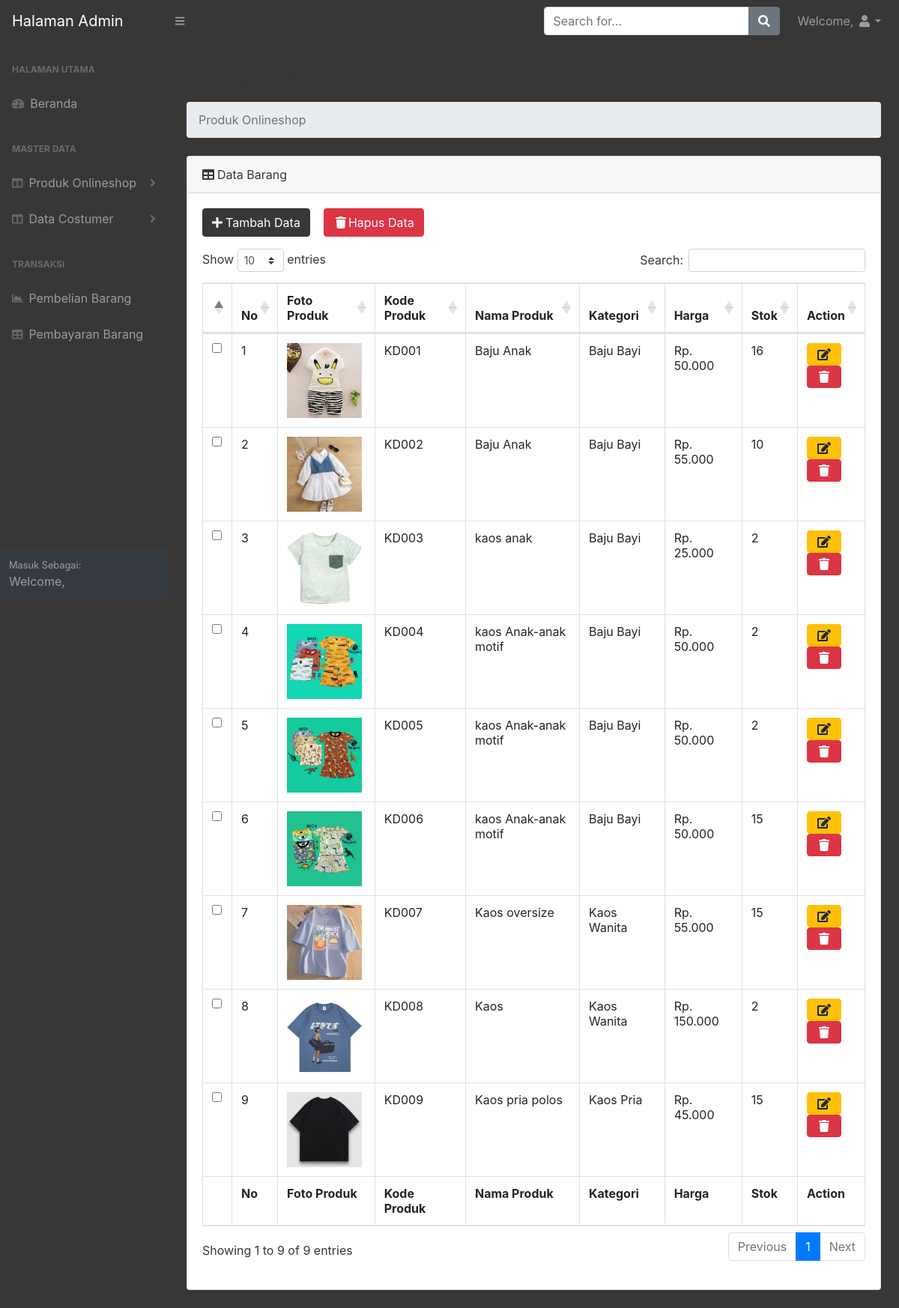
Screenshot of /admin/dashboard_admin.php?page=data_produk with the database file from the repository.
### tables this page shows
CREATE TABLE `tbl_produk` (
  `id_produk` int(11) NOT NULL,
  `kd_produk` varchar(20) NOT NULL,
  `nm_produk` varchar(100) NOT NULL,
  `kategori` varchar(20) NOT NULL,
  `harga` double NOT NULL,
  `stok` int(11) NOT NULL,
  `ket` text NOT NULL,
  `gambar` text NOT NULL
);

CREATE TABLE `tbl_kategori` (
  `id_kategori` int(11) NOT NULL,
  `nm_kategori` varchar(50) NOT NULL,
  `ket` text NOT NULL
);

### admin/data_produk.php (the view, shortened to what this page needs)
<main>
                    <div class="container-fluid">
                        <h1 class="mt-4">Data Produk</h1>
                        <ol class="breadcrumb mb-4">
                            <li class="breadcrumb-item active">Produk Onlineshop</li>
                        </ol>
                        <div class="card mb-4">
                            <div class="card-header"><i class="fas fa-table mr-1"></i>Data Barang </div>
                            <div class="card-body">
                                <div class="table-responsive">
                                <form action="dashboard_admin.php?page=data_produk_multi_delete" method="POST">
                                        <a href="dashboard_admin.php?page=data_produk_add" class="btn btn-primary"><i class="fas fa-plus mr-1"></i>Tambah Data</a>  &nbsp;&nbsp;
                                        <button type="Submit" name="btn_delete" id="btn_delete" class="btn btn-danger" onclick="javascript: return confirm('Apakah Anda Ingin Menghapus data produk..?')"><i class="fas fa-fw fa-trash"></i>Hapus Data</button>
                                        <table class="table table-bordered" id="dataTable" width="100%" cellspacing="0">
                                        <thead>
                                            <tr>
                                            <th></th>
                                                <th>No</th>
                                                <th>Foto Produk</th>
                                                <th>Kode Produk</th>
                                                <th>Nama Produk</th>
                                                <th>Kategori</th>
                                                <th>Harga</th>
                                                <th>Stok</th>
                                                <th>Action</th>
                                            </tr>
                                        </thead>
                                        <tfoot>
                                            <tr>
                                            <th></th>
                                                <th>No</th>
                                                <th>Foto Produk</th>
                                                <th>Kode Produk</th>
                                                <th>Nama Produk</th>
                                                <th>Kategori</th>
                                                <th>Harga</th>
                                                <th>Stok</th>
                                                <th>Action</th>
                                            </tr>
                                        </tfoot>
                                        <tbody>
                                        <?php
                      include"../koneksi.php";
                      $no=1;
                      $sqlp = mysqli_query($con, "Select * From tbl_produk INNER JOIN tbl_kategori ON
                       tbl_produk.kategori = tbl_kategori.id_kategori");
                      while($rp = mysqli_fetch_array($sqlp)){
                      ?>
                                            <tr>
                                            <td><input type="checkbox" name="id_produk[]" value="<?php echo"$rp[id_produk]";?>"></td>
                                                <td><?php echo"$no";?></td>
                                                <td><img width="100" src="foto_produk/<?= $rp['gambar']?>" alt=""></td>
                                                <td><?php echo"$rp[kd_produk]";?></td>
                                                <td><?php echo"$rp[nm_produk]";?></td>
                                                <td><?php echo"$rp[nm_kategori]";?></td>
                                                <td><?php echo"Rp. ".number_format($rp['harga'],0,',','.')."";?></td>
                                                <td><?php echo"$rp[stok]";?></td>
                                                <td>
                                                <a href="<?php echo "dashboard_admin.php?page=data_produk_edit&&id=$rp[id_produk]"; ?>" class="btn btn-warning"><i class="fas fa-fw fa-edit"></i></a>
                          <a href="<?php echo "dashboard_admin.php?page=data_produk_delete&id=$rp[id_produk]"; ?>" onclick="javascript: return confirm(' Apakah Anda Ingin Menghapus data produk <?php echo"$rp[nm_produk]";?>')" class="btn btn-danger"><i class="fas fa-fw fa-trash"></i> </a>
                        </td>
                                            </tr>
                                            <?php $no++; }?>
                                        </tbody>
                                    </table>
                      </form>
                                </div>
                            </div>
                        </div>
                    </div>
                </main>

### rows the page displays
tbl_produk: gambar (picture), kd_produk "KD001", nm_produk "Baju Anak", tbl_kategori.nm_kategori "Baju Bayi", harga "50.000", stok "16"
tbl_produk: gambar (picture), kd_produk "KD002", nm_produk "Baju Anak", tbl_kategori.nm_kategori "Baju Bayi", harga "55.000", stok "10"
tbl_produk: gambar (picture), kd_produk "KD003", nm_produk "kaos anak", tbl_kategori.nm_kategori "Baju Bayi", harga "25.000", stok "2"
tbl_produk: gambar (picture), kd_produk "KD004", nm_produk "kaos Anak-anak motif", tbl_kategori.nm_kategori "Baju Bayi", harga "50.000", stok "2"
tbl_produk: gambar (picture), kd_produk "KD005", nm_produk "kaos Anak-anak motif", tbl_kategori.nm_kategori "Baju Bayi", harga "50.000", stok "2"
tbl_produk: gambar (picture), kd_produk "KD006", nm_produk "kaos Anak-anak motif", tbl_kategori.nm_kategori "Baju Bayi", harga "50.000", stok "15"
tbl_produk: gambar (picture), kd_produk "KD007", nm_produk "Kaos oversize", tbl_kategori.nm_kategori "Kaos Wanita", harga "55.000", stok "15"
tbl_produk: gambar (picture), kd_produk "KD008", nm_produk "Kaos", tbl_kategori.nm_kategori "Kaos Wanita", harga "150.000", stok "2"
tbl_produk: gambar (picture), kd_produk "KD009", nm_produk "Kaos pria polos", tbl_kategori.nm_kategori "Kaos Pria", harga "45.000", stok "15"
